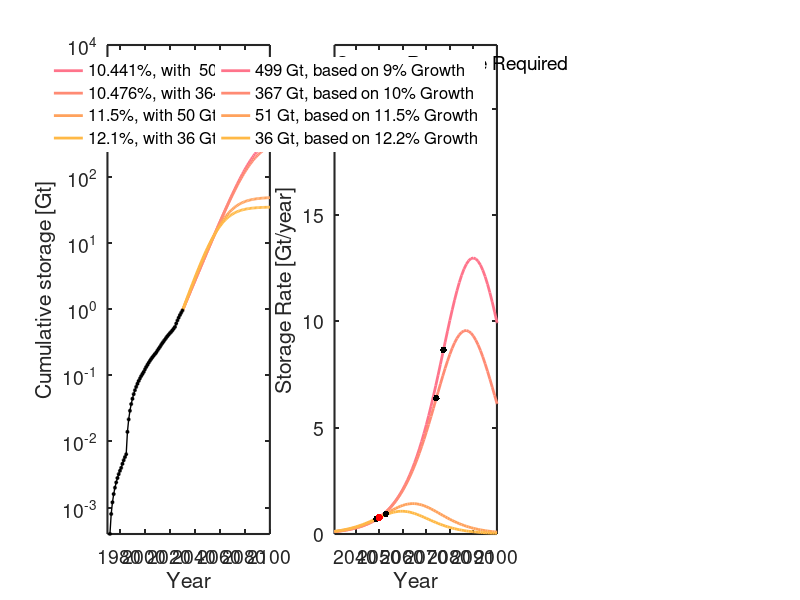

The MATLAB script that drew this image:
% US national 

clear all
close all
set(0,'DefaultAxesFontSize',14, 'defaultlinelinewidth', 2,...
    'DefaultAxesTitleFontWeight', 'normal')

% Define colormaps, note that colorbrewer was used for manuscript figures,
% and requires additional packages
bluecc = summer(6); 
autumncc = flipud(autumn(6)); 
springcc = (spring(12)); 
coolcc = (cool(12)); 
%% Load Data - historical data 
load('USdata.txt')
years = USdata(:,1); % years
qinj = USdata(:,2); % MT - storage rate 
Q = USdata(:,3)./1000; % Gt - cumulative storage 
%% Input
% Growth rate fit to current data
w = 0.09;
% possible storage capacity required in 2100
Qinf = [506];
% Fit peak years
peak_year = [2100]; 
% Input for models with change in rate in 2030
year_rate_change = (2030);
% rate change
rtargetlow = [0.10441, 0.10476, 0.115, 0.121]; %  Low land 5.5 Gt
% resulting storage to meet 2100 target

Qtargetlow =[498.5106,  366.5566, 50.8073,  36.4662]; % mod 506, 366, 50.6, 36.6 - obs 497.6503, 350.4581, 50.8073, 36.8461
% resulting peak injection
peak_targetlow = [2089.9, 2086.8, 2064.3, 2059.6];
% vector defining years c5alculate model output
x = [years(1):2100];
%% Plot cumulative storage
figure('position', [105  337  1700  441])
subplot(1,3,1)
hold on


for i=1:length(Qtargetlow)
    % trajectory from 8.6 and a rate change to 10.6
    cum_at_rate_change = exp(year_rate_change.*w).*exp(-182.6431721);
    x2 = [year_rate_change:2100];
    
    C = (Qtargetlow(i)-cum_at_rate_change);
    pt = (C./(1+exp(rtargetlow(i)*(peak_targetlow(i)-x2))));
    plot(x2,pt, 'color', springcc(i+5,:))
end


% Plot actual data - historical growth data 
plot(years(1:end), Q(1:end),'-ok','MarkerFaceColor', 'k','MarkerSize',2, 'linewidth', 1,'HandleVisibility','off')
set(gca, 'YScale', 'log')

% Large plot axis
text(1972, 5000, 'Growth Rates', 'fontsize', 14)
axis([1970 2100 10^-3.4 10^4])
legend({[num2str(rtargetlow(1)*100), '%, with  505 Gt'], [num2str(rtargetlow(2)*100), '%, with 364 Gt'],...
     [num2str(rtargetlow(3)*100), '%, with 50 Gt'],...
     [num2str(rtargetlow(4)*100), '%, with 36 Gt']}, ...
    'Box', 'off',  'fontsize', 12, 'Position', ...
    [0.159 0.63 0.07 0.2630])
xlabel('Year')
ylabel('Cumulative storage [Gt]')
box on
set(gca, 'YScale', 'log')
set(gca, 'Color', 'white');
set(gca,'linewidth',1.5)
text(2070,5000, 'Low', 'fontsize', 14, 'FontWeight', 'bold')
%% Storage rate subplot
subplot(1,3,2)
hold on

    
% Calculate rate change storage curves of Qtarget2
for i=1:length(Qtargetlow)
    cum_2030 = exp(year_rate_change.*w).*exp(-182.6431721);
    x2 = [year_rate_change:2150];
    
    C = (Qtargetlow(i)-cum_2030);
    
    yrate2 = (C.*rtargetlow(i).*exp(rtargetlow(i).*(peak_targetlow(i)-x2)))./((1+exp(rtargetlow(i).*(peak_targetlow(i)-x2))).^2);
    
    plot(x2,yrate2, 'color', springcc(i+5,:))
end



    % Calculate inflection years
inflection_time_red = peak_targetlow-log(2+sqrt(3))./rtargetlow;
C = (Qtargetlow-cum_2030);
y_inflect_red = (C.*rtargetlow.*exp(rtargetlow.*(peak_targetlow-inflection_time_red)))./...
        ((1+exp(rtargetlow.*(peak_targetlow-inflection_time_red))).^2);

    
% Label and plot inflection years  

plot(inflection_time_red, y_inflect_red, '.k', 'markersize', 15)

plot(2050, 0.78, '.r', 'markersize', 16,'HandleVisibility','off')
% Format and annotate plot
box on
xlabel('Year')
ylabel('Storage Rate [Gt/year]')
set(gca,'linewidth',1.5)
set(gca, 'Color', 'white')
axis([2031 2100 0 23])
set(gcf, 'Color', [1,1,1]);


text(2032, 22.1, sprintf('Storage Resource Required'), 'fontsize', 14)
legend({
    [num2str(round(Qtargetlow(1))), ' Gt, based on 9% Growth'],[num2str(round(Qtargetlow(2))), ' Gt, based on 10% Growth'],...
    [num2str(round(Qtargetlow(3))), ' Gt, based on 11.5% Growth'],[num2str(round(Qtargetlow(4))), ' Gt, based on 12.2% Growth']}, ...
    'Box', 'off',  'fontsize', 12,... 
    'Position',[0.444 0.63 0.07 0.2630])
text(2075,22.1, 'Low', 'fontsize', 14, 'FontWeight', 'bold')